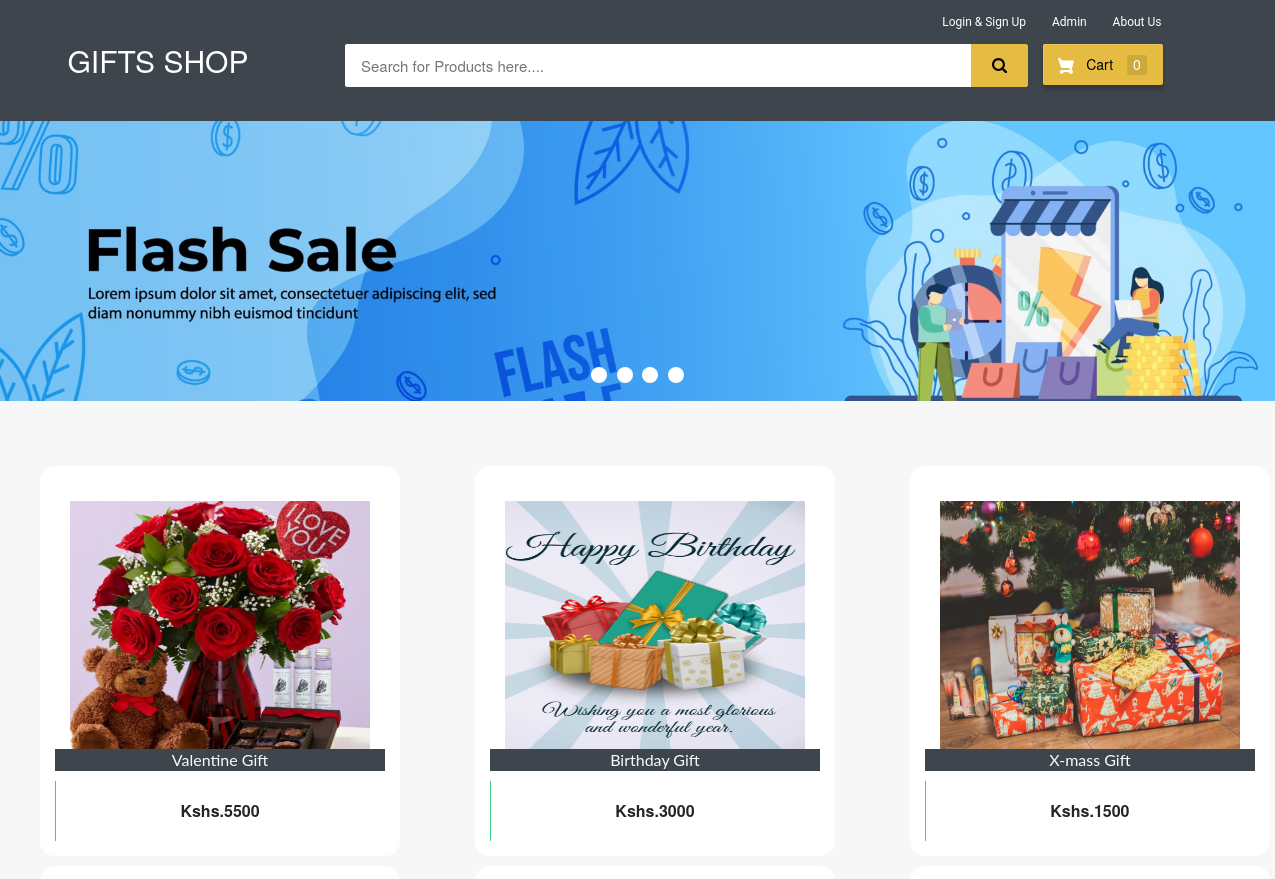
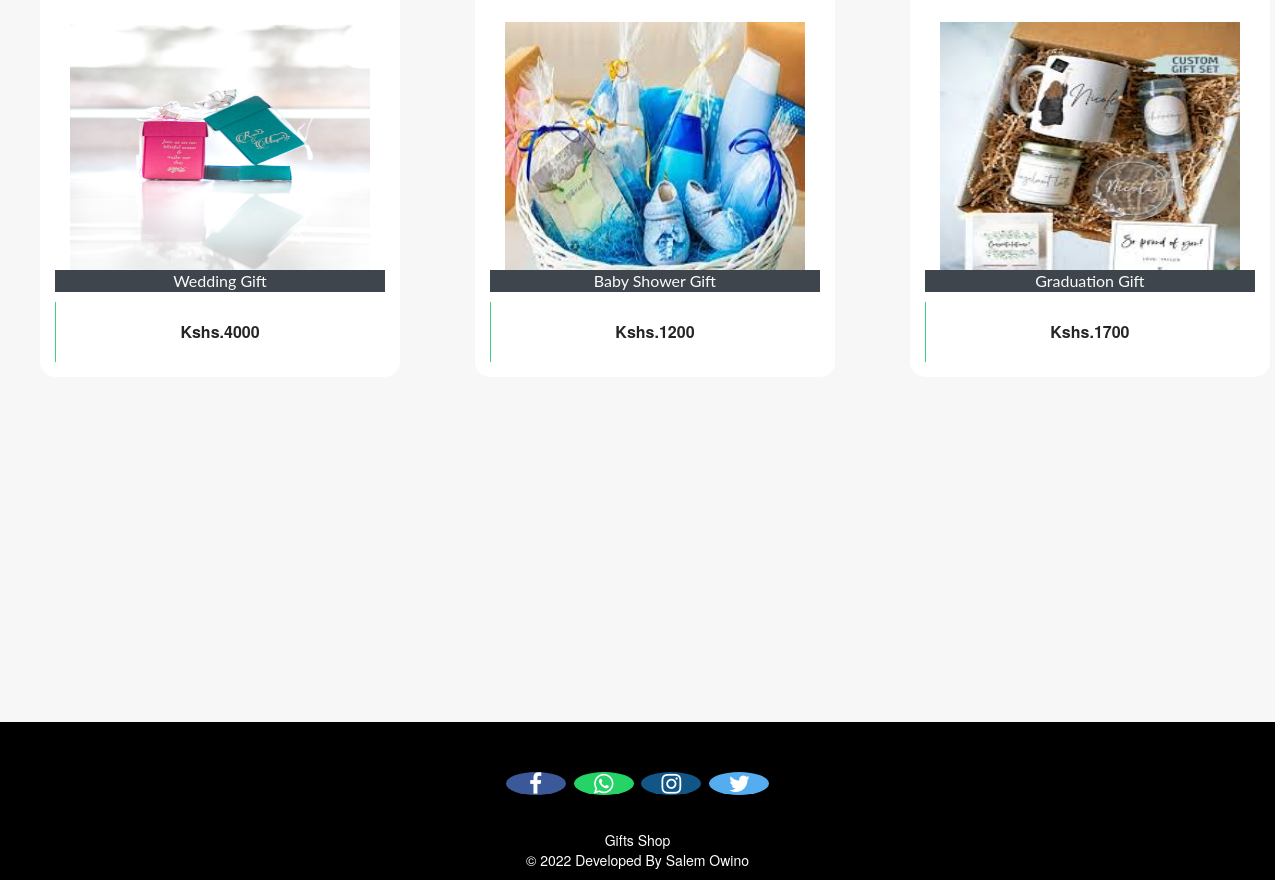
The page / on the database its author committed (2 pictures, top to bottom).
### ecom/models.py (models this page shows, shortened)
class Product(models.Model):
    name=models.CharField(max_length=40)
    product_image= models.ImageField(upload_to='product_image/',null=True,blank=True)
    price = models.PositiveIntegerField()
    description=models.CharField(max_length=40)

### ecom/views.py (the view)
# urls.py: path('',views.home_view,name=''),
def home_view(request):
    products=models.Product.objects.all()
    if 'product_ids' in request.COOKIES:
        product_ids = request.COOKIES['product_ids']
        counter=product_ids.split('|')
        product_count_in_cart=len(set(counter))
    else:
        product_count_in_cart=0
    if request.user.is_authenticated:
        return HttpResponseRedirect('afterlogin')
    return render(request,'ecom/index.html',{'products':products,'product_count_in_cart':product_count_in_cart})

### templates/ecom/index.html (shortened to what this page needs)
{% extends 'ecom/homebase.html' %}
{% load static %}
{% block content %}
<div class="row">
  <div class="col-md-12">
    <div class="slider-container">
      <div class="menu">
        <label for="slide-dot-1"></label>
        <label for="slide-dot-2"></label>
        <label for="slide-dot-3"></label>
        <label for="slide-dot-4"></label>
      </div>
        <div class="slide slide-1"></div>
    </div>
  </div>
</div>
{%if products%}
<br>
  <div class="row">
      {% for p in products %}
      <div class="column">
      <div class="container page-wrapper" style="width: 450px;">
        <div class="page-inner">
          <div class="row">
            <div class="el-wrapper">
              <div class="box-up">
                <img class="img" src="{% static p.product_image.url %}" alt="product pic" height="300px" width="300px">
                <div class="img-info">
                  <div class="info-inner">
                    <span style="background-color:#3e454c; color:fbfbfb;"class="p-company">{{p.name}}</span>
                  </div>
                </div>
              </div>
              <div class="box-down">
                <a class="cart" href="{% url 'add-to-cart' p.id  %}">
                  <span class="price">Kshs.{{p.price}}</span>
                  <span class="add-to-cart">
                    <span class="txt"><i class="fa fa-shopping-cart"></i> Add To Cart</span>
                  </span>
                </a>
              </div>
            </div>
          </div>
        </div>
      </div>
      </div>
{% if forloop.counter|divisibleby:"3" %}
    </div>
    <div class="row">
          <br><br><br><br><br>
{% endif %}
  {% endfor %}
</div>
{%else%}
<h3 style="text-align:center; color:#3E454C;">No Search Found</h3>
{%endif%}
<br><br><br>
<br><br><br><br><br><br><br><br><br><br><br><br>
{% endblock content %}

### templates/ecom/homebase.html (shortened to what this page needs)
<html>
{% load static %}
<head>
<link rel="stylesheet" href="https://maxcdn.bootstrapcdn.com/bootstrap/3.3.0/css/bootstrap.min.css">
<link rel="stylesheet" href="https://maxcdn.bootstrapcdn.com/font-awesome/4.7.0/css/font-awesome.min.css">
</head>
<body>
  {%if request.user.is_authenticated%}
    {% include "ecom/customer_navbar.html" %}
  {%else%}
  <div id="navbar">
    <div class="container">
        <div class="row row1">
            <ul class="largenav pull-right">
              <li class="upper-links dropdown"><a class="links" href="">Login & Sign Up</a>
              </li>
                <li class="upper-links"><a class="links" href="/adminclick">Admin</a></li>
                <li class="upper-links"><a class="links" href="/aboutus">About Us</a></li>
            </ul>
        </div>
        <div class="row row2">
            <div class="col-sm-3">
                <h2 style="margin:0px;"><a style="text-decoration:none; color:white;" href="/"><span class="largenav">GIFTS SHOP </span></a></h2>
            </div>
            <div class="navbar-search smallsearch col-sm-7 col-xs-11">
              <form  action="/search" method="get">
                <div class="row"> <input class="navbar-input col-xs-11" type="search" placeholder="Search for Products here...." name="query" id="query">
                  <button class="navbar-button col-xs-1" type="submit">
                  </button>
                </div>
              </form>
            </div>
            <div class="cart1 largenav col-sm-2"> <a class="cart-button" href="/cart">  Cart <span class="item-number ">{{ product_count_in_cart }}</span> </a> </div>
        </div>
    </div>
</div>
  {%endif%}
{% block content %}
{% endblock content %}
<br><br><br>
<footer>
  <br>
  <p>
    <a href="#" class="fa fa-facebook"></a>
    <a href="#" class="fa fa-whatsapp"></a>
    <a href="#" class="fa fa-instagram"></a>
    <a href="#" class="fa fa-twitter"></a>
  </p>
  <br>
  <div class="container">
    <div class="row">
      <div class="col-md-12 col-sm-12">
        <div style="color:#ffffff;" class="wow fadeInUp footer-copyright">
          <p>Gifts Shop<br>
            &copy; 2022 Developed By Salem Owino </p>
        </div>
      </div>
    </div>
  </div>
</footer>
</body>
</html>

### templates/ecom/homebase.html (style rules this page uses)
body { background-color: #f7f7f7; }
#navbar { background-color: #3e454c; color: black; }
.row1 { padding-top: 10px; padding-right: 50px }
.row2 { padding-bottom: 20px }
.navbar-input { padding: 11px 16px; border-radius: 2px 0 0 2px; border: 0 none; outline: 0 none; font-size: 15px }
.navbar-button { background-color: #e5bc41; border: 1px solid #e5bc41; border-radius: 0 2px 2px 0; color: #565656; padding: 10px 0; height: 43px; cursor: pointer }
.cart-button { background-color: #E5BC41; box-shadow: 0 4px 4px 0 rgba(0, 0, 0, .23), inset 1px 1px 0 0 hsla(0, 0%, 100%, .2); padding: 10px 0; text-align: center; height: 41px; border-radius: 2px; font-weight: 500; width: 120px; display: inline-block; color: #FFFFFF; text-decoration: none; color: inherit; border: none; outline: none }
.cart-svg { display: inline-block; width: 16px; height: 16px; vertical-align: middle; margin-right: 8px }
.item-number { border-radius: 3px; background-color: rgba(0, 0, 0, .1); height: 20px; padding: 3px 6px; font-weight: 500; display: inline-block; color: #fff; line-height: 12px; margin-left: 10px }
.upper-links { display: inline-block; padding: 0 11px; line-height: 23px; font-family: 'Roboto', sans-serif; letter-spacing: 0; color: inherit; border: none; outline: none; font-size: 12px }
.dropdown { position: relative; display: inline-block; margin-bottom: 0px }
.links { color: #fff; text-decoration: none }
.largenav { display: none }
.smallsearch { margin-left: 15px; margin-top: 15px }
.menu { cursor: pointer }
footer { padding: 0px 0px 0px 0px; background-color: black; margin: 0px; }
.fa { font-size: 23px; width: 60px; text-align: center; text-decoration: none; margin: 5px 2px; border-radius: 50%; }
.fa-facebook { background: #3B5998; color: white; margin-top: 30px; }
.fa-whatsapp { background: #25d366; color: white; }
.fa-twitter { background: #55ACEE; color: white; }
.fa-instagram { background: #125688; color: white; }
p { text-align: center; }
@media screen and (min-width: 768px) { .largenav { display: block } }
@media screen and (min-width: 768px) { .smallsearch { margin: 0px } }

### rows shown on the page
Product: product_image (picture), name "Valentine Gift", price "5500"
Product: product_image (picture), name "Birthday Gift", price "3000"
Product: product_image (picture), name "X-mass Gift", price "1500"
Product: product_image (picture), name "Wedding Gift", price "4000"
Product: product_image (picture), name "Baby Shower Gift", price "1200"
Product: product_image (picture), name "Graduation Gift", price "1700"

### other values the page prints
{{ product_count_in_cart }} "0"
